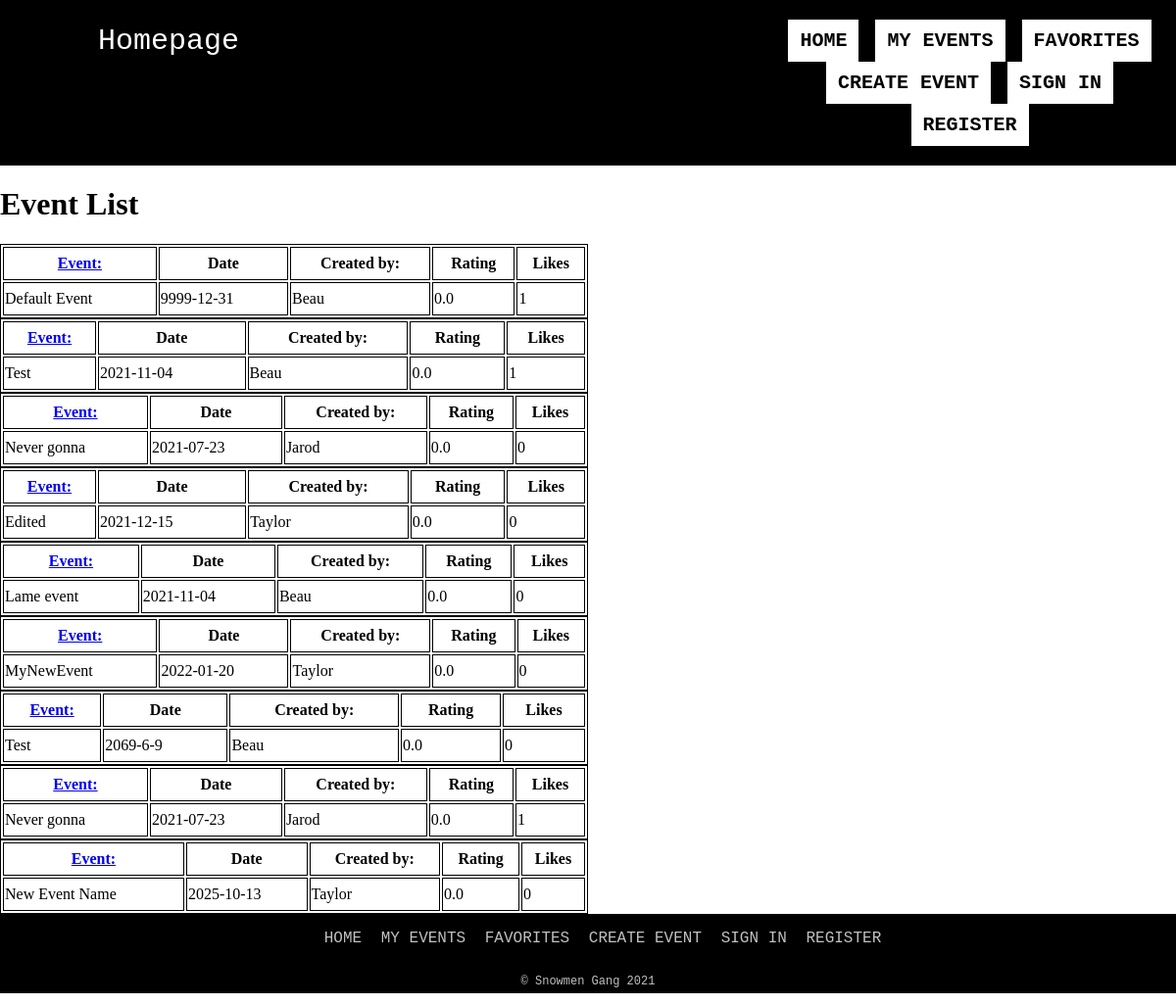
Page /events/list on the committed database.
### models.py (models this page shows, shortened)
class Event(db.Model):
    event_id = db.Column("Event_ID", db.Integer, primary_key=True)
    date = db.Column("Date", db.String(10))
    name = db.Column("Name", db.String(75))
    rating = db.Column("Rating", db.Float)
    user = db.Column("User", db.String(50))
    reports = db.Column("Reports", db.Integer)
    desc = db.Column("Description", db.String(500))
    likes = db.Column("Likes", db.Integer)
    filename = db.Column("filename", db.String(150), nullable=False, server_default='default.png')
    user_id = db.Column(db.Integer(), db.ForeignKey("user.User_ID"), nullable=False)
    events_attending = db.relationship("RSVP", backref="event",cascade="all, delete-orphan", lazy=True)

### routes.py (the view)
@app.route('/events/list',methods=['GET'])
def listEvents():
    events = db.session.query(Event).all()
    return render_template('EventList.html',  events=events)

### Templates/EventList.html (shortened to what this page needs)
<!DOCTYPE html>
<html lang="en">
<head>
	<link rel="stylesheet" href="{{ url_for('static', filename='header_footer.css') }}">
	<link rel="stylesheet" href="{{ url_for('static', filename='EventInfo.css') }}">
</head>
<body>
	<div class="wrapper">
		<header>
			<div class="topnav">
				<a href="#" class="page-title">Homepage</a>
				<nav class="nav-ul">
					<ul class="nav-ul-center">
						<li><a href="{{url_for('index') }}">Home</a></li>
						<li><a href="{{url_for('my_events') }}">My Events</a></li>
						<li><a href="{{url_for('favorite_events') }}">Favorites</a></li>
						<li><a href="{{url_for('new_event') }}" >Create Event</a></li>
						{% if user%}
						<li>
							<a href = "{{url_for('logout') }}">Logout</a>
						</li>
						{%else%}
						<li><a href = "{{url_for('login') }}">Sign in</a></li>
						<li><a href = "{{url_for('register') }}">Register</a></li>
						{% endif%}
					</ul>
				</nav>
			</div>
		</header>
	<main>
		<h1>Event List</h1>
		{% for event in events %}
        <table>
            <tr>
				<th><a href="{{ url_for('get_event', e_id=event.event_id )}}">Event:</a></th>
                <th>Date</th>
                <th>Created by:</th>
                <th>Rating</th>
				<th>Likes</th>
            </tr>
            <tr>
                <td>{{ event.name }}</td>
                <td>{{ event.date }}</td>
                <td>{{ event.user}}</td>
                <td>{{ event.rating}}</td>
				<td>{{ event.likes}}</td>
            </tr>
        </table>
		{% endfor %}
	</main>
	<footer>
		<div class="botnav">
			<nav class="nav-ul">
				<ul>
					<li><a href="{{url_for('index') }}">Home</a></li>
					<li><a href="{{url_for('my_events') }}">My Events</a></li>
					<li><a href="{{url_for('favorite_events') }}">Favorites</a></li>
					<li><a href="{{url_for('new_event') }}" >Create Event</a></li>
					{% if user%}
						<li>
							<a href = "{{url_for('logout') }}">Logout</a>
						</li>
						{%else%}
						<li><a href = "{{url_for('login') }}">Sign in</a></li>
						<li><a href = "{{url_for('register') }}">Register</a></li>
						{% endif%}
				</ul>
			</nav>
			<p id="copyright">&copy; Snowmen Gang 2021</p>
		</div>
	</footer>
	</div>
</body>
</html>

### Static/header_footer.css (style rules this page uses)
body { margin: 0; }
nav li { display: inline-block; }
nav a { display: block; }
header, footer { font-family: 'Courier New', monospace; background-color: black; color: black; font-size: 20px; width: 100%; margin-left: auto; margin-right: auto; }
.page-title { font-size: 30px; color: white; float: left; margin-left: 100px; padding-top: 25px; text-decoration: none; }
.nav-ul { list-style: none; margin: 0; padding: 0; overflow: hidden; text-transform: uppercase; }
header .nav-ul ul { text-align: center; margin-left: 500px; }
header .nav-ul ul li { list-style: none; display: inline-block; }
header .nav-ul li a { color: black; background-color: white; font-weight: bold; margin-right: 5px; text-decoration: none; padding: 10px 12px; }
footer .nav-ul ul { font-size: 16px; text-align: center; top: 0; }
footer .nav-ul li a { text-decoration: none; padding-right: 10px; color: #C0C0C0; }
#copyright { text-align: center; color: #C0C0C0; font-size: 12px; padding-bottom: 5px; }

### Static/EventInfo.css (style rules this page uses)
table, th, td { border: 1px solid black; height: 30px; }
table { width: 50%; }

### rows in the picture
Event: name "Default Event", date "9999-12-31", user "Beau", rating "0.0", likes "1"
Event: name "Test", date "2021-11-04", user "Beau", rating "0.0", likes "1"
Event: name "Never gonna", date "2021-07-23", user "Jarod", rating "0.0", likes "0"
Event: name "Edited", date "2021-12-15", user "Taylor", rating "0.0", likes "0"
Event: name "Lame event", date "2021-11-04", user "Beau", rating "0.0", likes "0"
Event: name "MyNewEvent", date "2022-01-20", user "Taylor", rating "0.0", likes "0"
Event: name "Test", date "2069-6-9", user "Beau", rating "0.0", likes "0"
Event: name "Never gonna", date "2021-07-23", user "Jarod", rating "0.0", likes "1"
Event: name "New Event Name", date "2025-10-13", user "Taylor", rating "0.0", likes "0"
